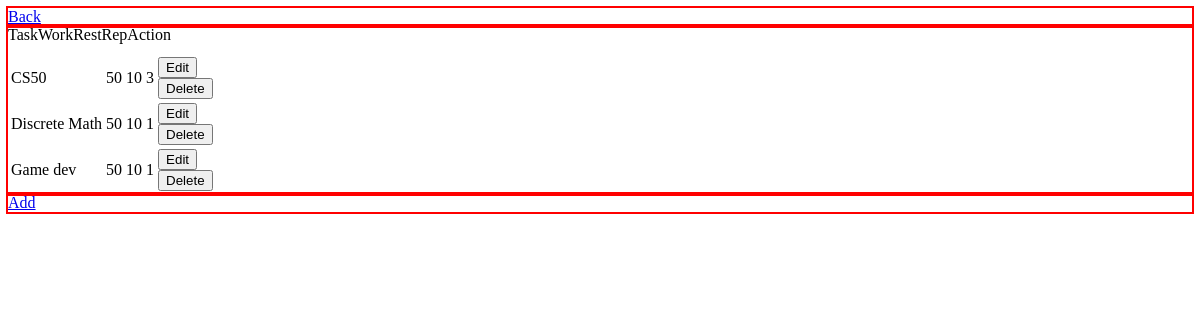
/tasks, run on an earlier commit of the app's database.
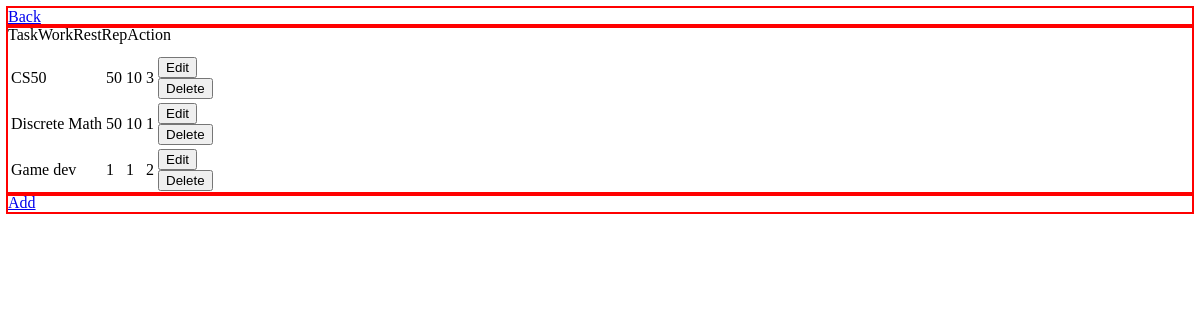
And on a later commit of the database.
### tables this page shows
CREATE TABLE tasks (id INTEGER PRIMARY KEY AUTOINCREMENT NOT NULL, name TEXT NOT NULL, work_time INTEGER NOT NULL, rest_time INTEGER DEFAULT NULL, repetition INTEGER DEFAULT 1);

### app.py (the view)
@app.route("/tasks")
def tasks():
    tasks = db.execute("SELECT * FROM tasks")
    return render_template("tasks.html", tasks=tasks)

### app.py (called while the page is built)
@app.after_request
def after_request(response):
    response.headers["Cache-Control"] = "no-cache, no-store, must-revalidate"
    response.headers["Expires"] = 0
    response.headers["Pragma"] = "no-cache"
    return response

### templates/tasks.html (shortened to what this page needs)
{% extends "layout.html" %}
{% block body %}
<div class="top">
    <a href="/">Back</a>
</div>
<div class="middle">
    <table>
        <thead>
        </thead>
        <tbody>
            {% for task in tasks %}
                <tr>
                    <td>{{ task.name }}</td>
                    <td>{{ task.work_time }}</td>
                    <td>{{ task.rest_time }}</td>
                    <td>{{ task.repetition }}</td>
                    <td>
                        <form action="/edit" method="get">
                            <button>Edit</button>
                        </form>
                        <form action="/delete" method="get">
                            <button>Delete</button>
                        </form>
                    </td>
                </tr>
            {% endfor %}
        </tbody>
    </table>
</div>
<div class="bottom">
    <a href="/add">Add</a>
</div>
{% endblock %}

### templates/layout.html (shortened to what this page needs)
<!DOCTYPE html>
<html lang="en">
<head>
    <link href="/static/styles.css" rel="stylesheet">
</head>
<body>
    {% block body %}{% endblock %}
</body>
</html>

### static/styles.css (style rules this page uses)
div { outline: 2px solid red; }

What changed in the data, as far as the page shows it:
changed tasks "Game dev": work_time "50" → "1"; rest_time "10" → "1"; repetition "1" → "2"
